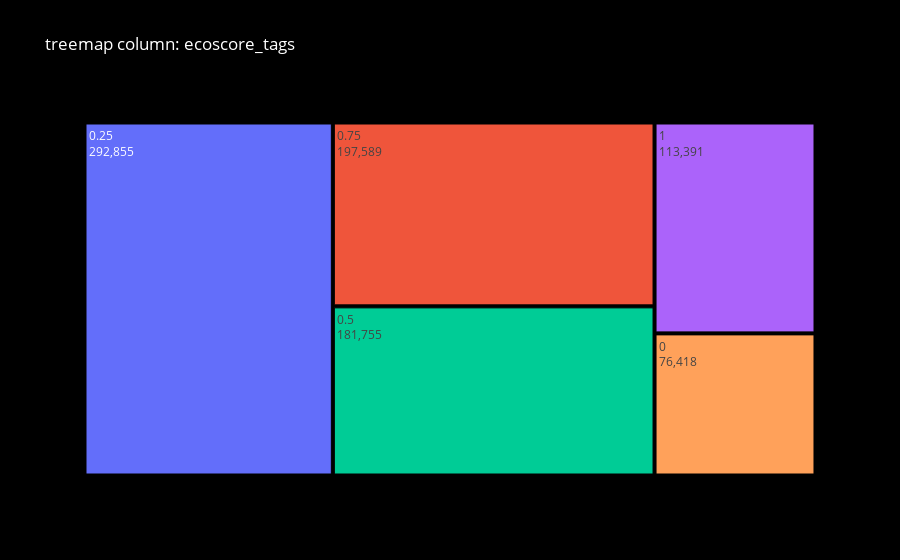
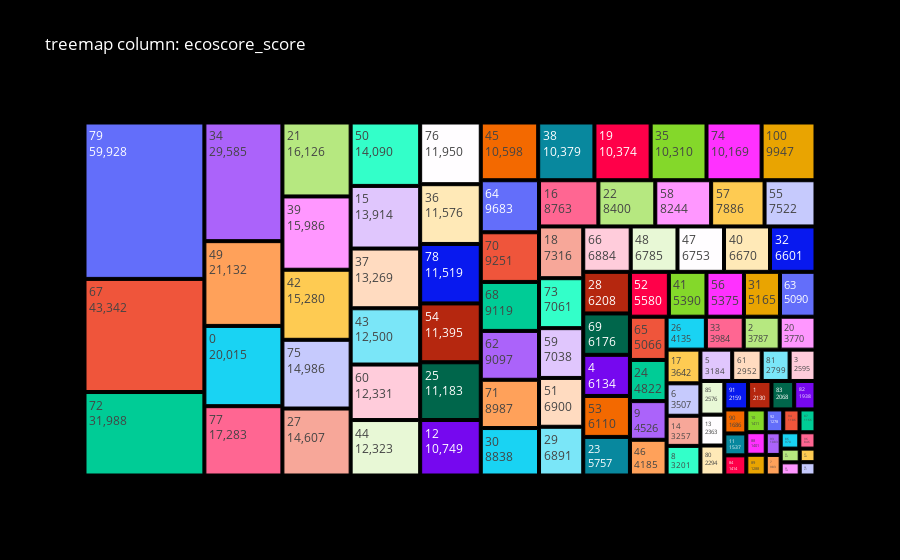
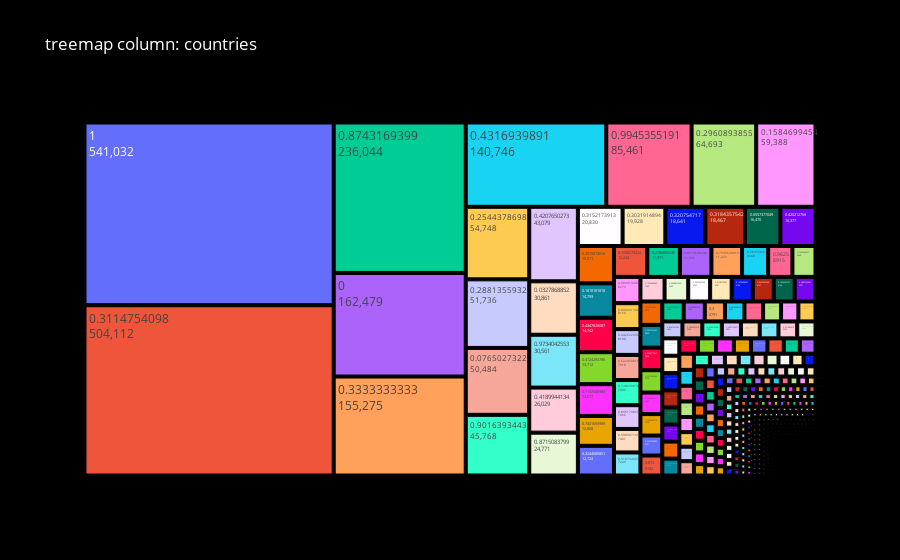
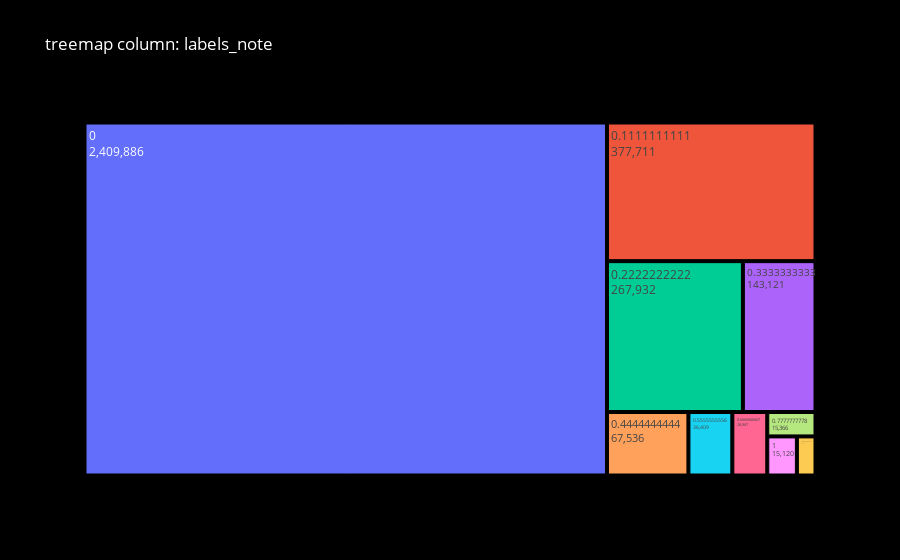

The cell these charts' notebook holds for them, in order:
### Code cell
colonnes_a_travailler = ['ecoscore_tags', 'ecoscore_score', 'countries', 'labels_note']  
df = load_jsonl_to_dataframe(file_path)
for column in colonnes_a_travailler:
    create_treemap_for_column(df, column)

### Figure 1 — Plotly figure (JSON) as saved in the notebook; plotly's stock layout.template omitted (floating-point values rounded to 4 significant figures)
{"data": [{"labels": [0.25, 0.75, 0.5, 1, 0, 0.3333, 0.6667], "parents": ["", "", "", "", "", "", ""], "textinfo": "label+value", "type": "treemap", "values": [292855, 197589, 181755, 113391, 76418, 3, 1]}], "layout": {"font": {"color": "white"}, "paper_bgcolor": "black", "plot_bgcolor": "grey", "title": {"text": "treemap column: ecoscore_tags"}}}

### Figure 2 — Plotly figure (JSON) as saved in the notebook; plotly's stock layout.template omitted (floating-point values rounded to 4 significant figures)
{"data": [{"labels": [79, 67, 72, 34, 49, 0, 77, 21, 39, 42, 75, 27, 50, 15, 37, 43, 60, 44, 76, 36, 78, 54, 25, 12, 45, 38, 19, 35, 74, 100, 64, 70, 68, 62, 71, 30, 16, 22, 58, 57, 55, 18, 73, 59, 51, 29, 66, 48, 47, 40, 32, 28, 69, 4, 53, 23, 52, 41, 56, 31, 63, 65, 24, 9, 46, 26, 33, 2, 20, 17, 6, 14, 8, 5, 61, 81, 3, 85, 13, 80, 91, 1, 83, 82, 90, 11, 84, 10, 88, 89, 92, 94, 87, 93, 7, 86, 96, 95, 99, 97, 98, 78.42], "parents": ["", "", "", "", "", "", "", "", "", "", "", "", "", "", "", "", "", "", "", "", "", "", "", "", "", "", "", "", "", "", "", "", "", "", "", "", "", "", "", "", "", "", "", "", "", "", "", "", "", "", "", "", "", "", "", "", "", "", "", "", "", "", "", "", "", "", "", "", "", "", "", "", "", "", "", "", "", "", "", "", "", "", "", "", "", "", "", "", "", "", "", "", "", "", "", "", "", "", "", "", "", ""], "textinfo": "label+value", "type": "treemap", "values": [59928, 43342, 31988, 29585, 21132, 20015, 17283, 16126, 15986, 15280, 14986, 14607, 14090, 13914, 13269, 12500, 12331, 12323, 11950, 11576, 11519, 11395, 11183, 10749, 10598, 10379, 10374, 10310, 10169, 9947, 9683, 9251, 9119, 9097, 8987, 8838, 8763, 8400, 8244, 7886, 7522, 7316, 7061, 7038, 6900, 6891, 6884, 6785, 6753, 6670, 6601, 6208, 6176, 6134, 6110, 5757, 5580, 5390, 5375, 5165, 5090, 5066, 4822, 4526, 4185, 4135, 3984, 3787, 3770, 3642, 3507, 3257, 3201, 3184, 2952, 2799, 2595, 2576, 2363, 2294, 2159, 2130, 2068, 1938, 1686, 1537, 1414, 1411, 1401, 1288, 1278, 1186, 1166, 1083, 983, 970, 846, 835, 799, 685, 671, 1]}], "layout": {"font": {"color": "white"}, "paper_bgcolor": "black", "plot_bgcolor": "grey", "title": {"text": "treemap column: ecoscore_score"}}}

### Figure 3 — Plotly figure (JSON) as saved in the notebook; plotly's stock layout.template omitted (floating-point values rounded to 4 significant figures; data arrays with more than 128 entries replaced by an {"elided": "..."} marker saying what was removed)
{"data": [{"labels": {"elided": "941 float values"}, "parents": {"elided": "941 str values"}, "textinfo": "label+value", "type": "treemap", "values": {"elided": "941 int values"}}], "layout": {"font": {"color": "white"}, "paper_bgcolor": "black", "plot_bgcolor": "grey", "title": {"text": "treemap column: countries"}}}

### Figure 4 — Plotly figure (JSON) as saved in the notebook; plotly's stock layout.template omitted (floating-point values rounded to 4 significant figures)
{"data": [{"labels": [0, 0.1111, 0.2222, 0.3333, 0.4444, 0.5556, 0.6667, 0.7778, 1, 0.8889], "parents": ["", "", "", "", "", "", "", "", "", ""], "textinfo": "label+value", "type": "treemap", "values": [2409886, 377711, 267932, 143121, 67536, 36409, 28967, 15366, 15120, 9511]}], "layout": {"font": {"color": "white"}, "paper_bgcolor": "black", "plot_bgcolor": "grey", "title": {"text": "treemap column: labels_note"}}}
